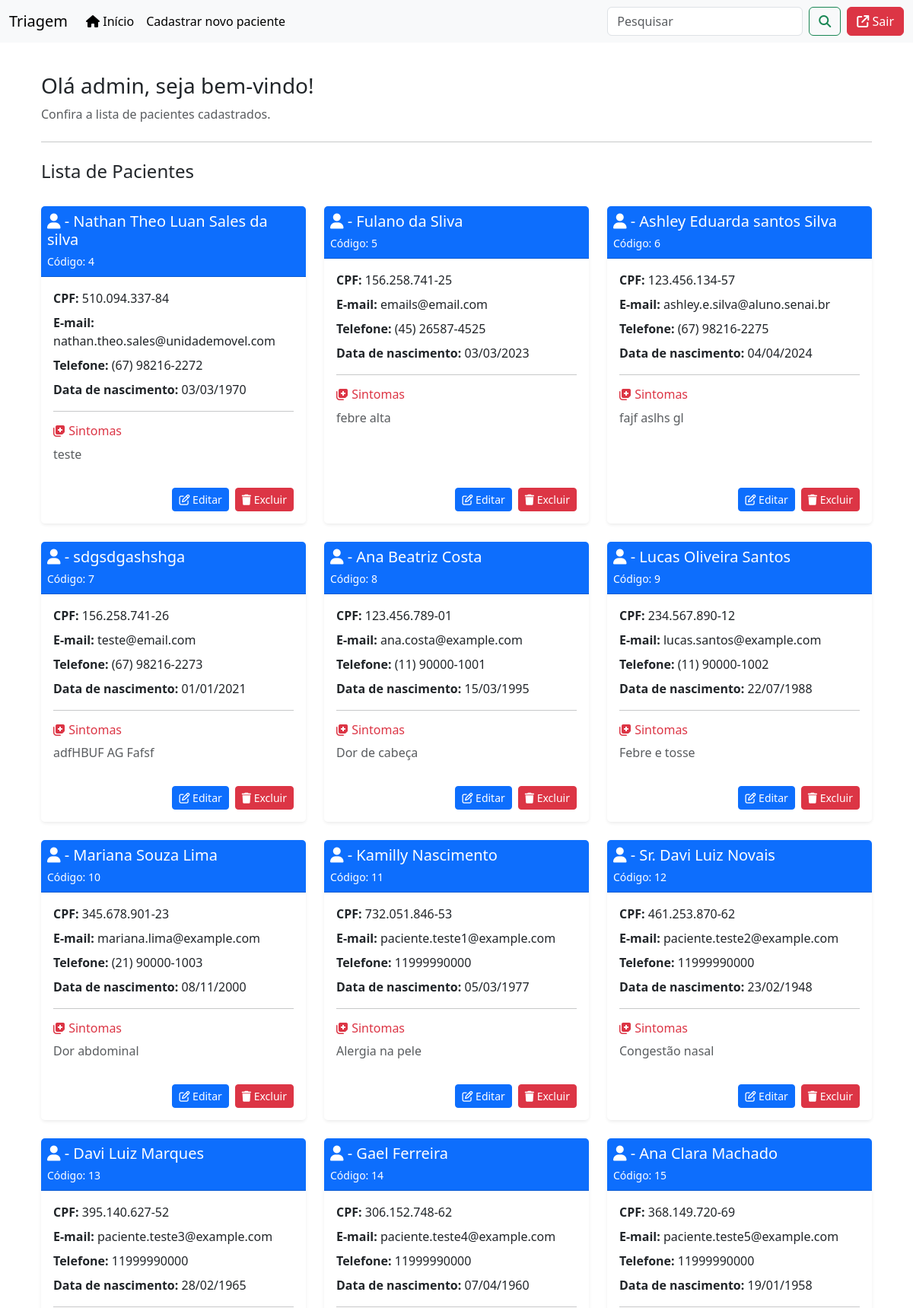
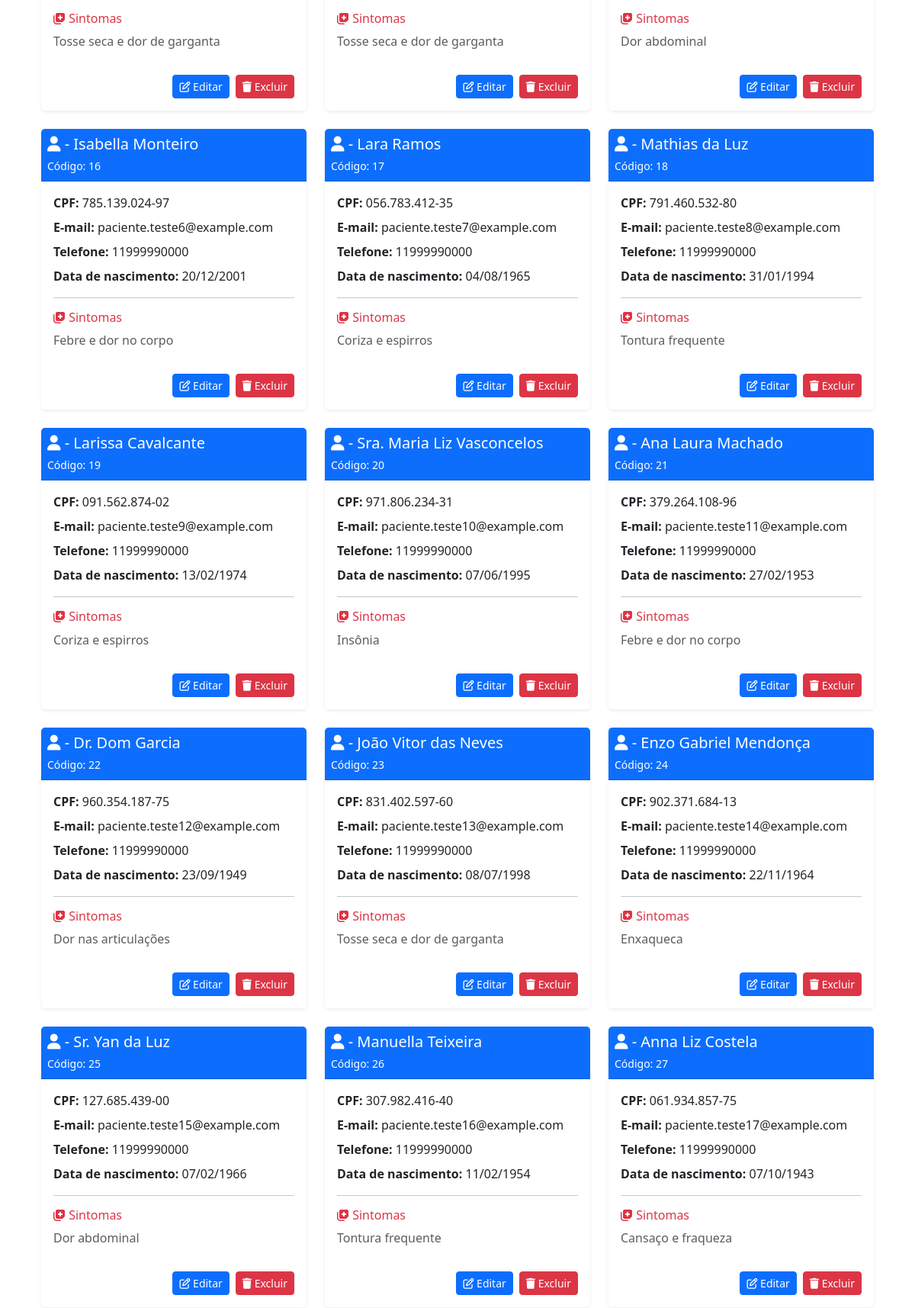
The app's page / (signed in, upper part) with its own data (2 pictures, top to bottom).
### apps/crud/models.py (models this page shows, shortened)
class Paciente(models.Model):
    codigo_paciente = models.AutoField(primary_key=True)
    nome = models.CharField(null=False, blank=False)
    cpf = models.CharField(max_length=14, unique=True, null=False, blank=False)
    email = models.EmailField(unique=True, null=False, blank=False)
    telefone = models.CharField(max_length=15, null=False, blank=False)
    data_nascimento = models.DateField(null=False, blank=False)
    sintomas = models.TextField(null=True, blank=True)

### apps/crud/views.py (the view)
# urls.py: path('', views.index, name='index'),
@login_required
def index(request):
    pacientes = Paciente.objects.all()
    return render(request, 'index.html', {'pacientes': pacientes})

### apps/crud/templates/index.html (shortened to what this page needs)
{% extends 'base-crud.html' %}
{% block content %}
<div class="container-fluid py-4">
    <div class="row mt-3 mb-4">
        <div class="col-12">
            <h1 class="h3">
                Olá {{ user.username }}, seja bem-vindo!
            </h1>
            <p class="text-muted mb-0">
                Confira a lista de pacientes cadastrados.
            </p>
        </div>
    </div>
    <hr class="mb-4">
    <div class="row mb-4">
        <div class="col-12">
            <h2 class="h4">Lista de Pacientes</h2>
        </div>
    </div>
    <div class="row g-4">
        {% for paciente in pacientes %}
        <div class="col-12 col-md-6 col-xl-4">
            <div class="card h-100 shadow-sm border-0">
                <div class="card-header bg-primary text-white p-2">
                    <h5 class="card-title mb-1">
                        <i class="fa-solid fa-user"></i> - {{ paciente.nome }}
                    </h5>
                    <small>
                        Código: {{ paciente.codigo_paciente }}
                    </small>
                </div>
                <div class="card-body">
                    <p class="mb-2">
                        <strong>CPF:</strong>
                        {{ paciente.cpf }}
                    </p>
                    <p class="mb-2">
                        <strong>E-mail:</strong>
                        <span class="text-break">
                            {{ paciente.email }}
                        </span>
                    </p>
                    <p class="mb-2">
                        <strong>Telefone:</strong>
                        {{ paciente.telefone }}
                    </p>
                    <p class="mb-3">
                        <strong>Data de nascimento:</strong>
                        {{ paciente.data_nascimento|date:"d/m/Y" }}
                    </p>
                    <hr>
                    <h6 class="text-danger">
                        <i class="fa-solid fa-notes-medical text-danger"></i>
                        Sintomas
                    </h6>
                    <p class="text-muted mb-0">
                        {{ paciente.sintomas|default:"Nenhum sintoma informado" }}
                    </p>
                </div>
                <div class="card-footer bg-white border-0 p-3">
                    <div class="d-flex flex-wrap gap-2 justify-content-end">
                        <a
                            href="{% url 'alterar_paciente' paciente.codigo_paciente %}"
                            class="btn btn-primary btn-sm"
                        >
                            <i class="fa-regular fa-pen-to-square"></i>
                            Editar
                        </a>
                        <a
                            href="{% url 'excluir_paciente' paciente.codigo_paciente %}"
                            class="btn btn-danger btn-sm"
                        >
                            <i class="fa-solid fa-trash"></i>
                            Excluir
                        </a>
                    </div>
                </div>
            </div>
        </div>
        {% endfor %}
    </div>
</div>
{% endblock %}

### records on screen
Paciente: nome "Nathan Theo Luan Sales da silva", codigo_paciente "4", cpf "510.094.337-84", email "nathan.theo.sales@unidademovel.com", telefone "(67) 98216-2272", data_nascimento "03/03/1970", sintomas "teste"
Paciente: nome "Fulano da Sliva", codigo_paciente "5", cpf "156.258.741-25", email "emails@email.com", telefone "(45) 26587-4525", data_nascimento "03/03/2023", sintomas "febre alta"
Paciente: nome "Ashley Eduarda santos Silva", codigo_paciente "6", cpf "123.456.134-57", email "ashley.e.silva@aluno.senai.br", telefone "(67) 98216-2275", data_nascimento "04/04/2024", sintomas "fajf aslhs gl"
Paciente: nome "sdgsdgashshga", codigo_paciente "7", cpf "156.258.741-26", email "teste@email.com", telefone "(67) 98216-2273", data_nascimento "01/01/2021", sintomas "adfHBUF AG Fafsf"
Paciente: nome "Ana Beatriz Costa", codigo_paciente "8", cpf "123.456.789-01", email "ana.costa@example.com", telefone "(11) 90000-1001", data_nascimento "15/03/1995", sintomas "Dor de cabeça"
Paciente: nome "Lucas Oliveira Santos", codigo_paciente "9", cpf "234.567.890-12", email "lucas.santos@example.com", telefone "(11) 90000-1002", data_nascimento "22/07/1988", sintomas "Febre e tosse"
Paciente: nome "Mariana Souza Lima", codigo_paciente "10", cpf "345.678.901-23", email "mariana.lima@example.com", telefone "(21) 90000-1003", data_nascimento "08/11/2000", sintomas "Dor abdominal"
Paciente: nome "Kamilly Nascimento", codigo_paciente "11", cpf "732.051.846-53", email "paciente.teste1@example.com", telefone "11999990000", data_nascimento "05/03/1977", sintomas "Alergia na pele"
Paciente: nome "Sr. Davi Luiz Novais", codigo_paciente "12", cpf "461.253.870-62", email "paciente.teste2@example.com", telefone "11999990000", data_nascimento "23/02/1948", sintomas "Congestão nasal"
Paciente: nome "Davi Luiz Marques", codigo_paciente "13", cpf "395.140.627-52", email "paciente.teste3@example.com", telefone "11999990000", data_nascimento "28/02/1965", sintomas "Tosse seca e dor de garganta"
Paciente: nome "Gael Ferreira", codigo_paciente "14", cpf "306.152.748-62", email "paciente.teste4@example.com", telefone "11999990000", data_nascimento "07/04/1960", sintomas "Tosse seca e dor de garganta"
Paciente: nome "Ana Clara Machado", codigo_paciente "15", cpf "368.149.720-69", email "paciente.teste5@example.com", telefone "11999990000", data_nascimento "19/01/1958", sintomas "Dor abdominal"
Paciente: nome "Isabella Monteiro", codigo_paciente "16", cpf "785.139.024-97", email "paciente.teste6@example.com", telefone "11999990000", data_nascimento "20/12/2001", sintomas "Febre e dor no corpo"
Paciente: nome "Lara Ramos", codigo_paciente "17", cpf "056.783.412-35", email "paciente.teste7@example.com", telefone "11999990000", data_nascimento "04/08/1965", sintomas "Coriza e espirros"
Paciente: nome "Mathias da Luz", codigo_paciente "18", cpf "791.460.532-80", email "paciente.teste8@example.com", telefone "11999990000", data_nascimento "31/01/1994", sintomas "Tontura frequente"
Paciente: nome "Larissa Cavalcante", codigo_paciente "19", cpf "091.562.874-02", email "paciente.teste9@example.com", telefone "11999990000", data_nascimento "13/02/1974", sintomas "Coriza e espirros"
Paciente: nome "Sra. Maria Liz Vasconcelos", codigo_paciente "20", cpf "971.806.234-31", email "paciente.teste10@example.com", telefone "11999990000", data_nascimento "07/06/1995", sintomas "Insônia"
Paciente: nome "Ana Laura Machado", codigo_paciente "21", cpf "379.264.108-96", email "paciente.teste11@example.com", telefone "11999990000", data_nascimento "27/02/1953", sintomas "Febre e dor no corpo"
Paciente: nome "Dr. Dom Garcia", codigo_paciente "22", cpf "960.354.187-75", email "paciente.teste12@example.com", telefone "11999990000", data_nascimento "23/09/1949", sintomas "Dor nas articulações"
Paciente: nome "João Vitor das Neves", codigo_paciente "23", cpf "831.402.597-60", email "paciente.teste13@example.com", telefone "11999990000", data_nascimento "08/07/1998", sintomas "Tosse seca e dor de garganta"
Paciente: nome "Enzo Gabriel Mendonça", codigo_paciente "24", cpf "902.371.684-13", email "paciente.teste14@example.com", telefone "11999990000", data_nascimento "22/11/1964", sintomas "Enxaqueca"
Paciente: nome "Sr. Yan da Luz", codigo_paciente "25", cpf "127.685.439-00", email "paciente.teste15@example.com", telefone "11999990000", data_nascimento "07/02/1966", sintomas "Dor abdominal"
Paciente: nome "Manuella Teixeira", codigo_paciente "26", cpf "307.982.416-40", email "paciente.teste16@example.com", telefone "11999990000", data_nascimento "11/02/1954", sintomas "Tontura frequente"
Paciente: nome "Anna Liz Costela", codigo_paciente "27", cpf "061.934.857-75", email "paciente.teste17@example.com", telefone "11999990000", data_nascimento "07/10/1943", sintomas "Cansaço e fraqueza"

### other values on screen
{{ user.username }} "admin"
